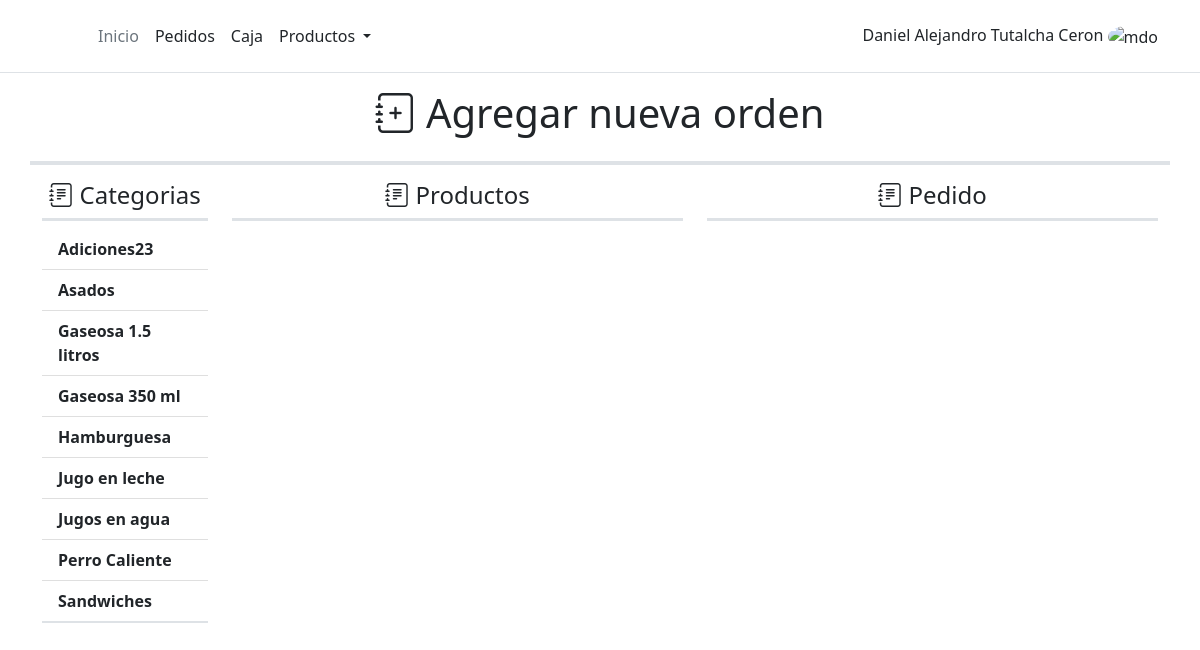
The page /order/create-order/4/ on the database as committed earlier.
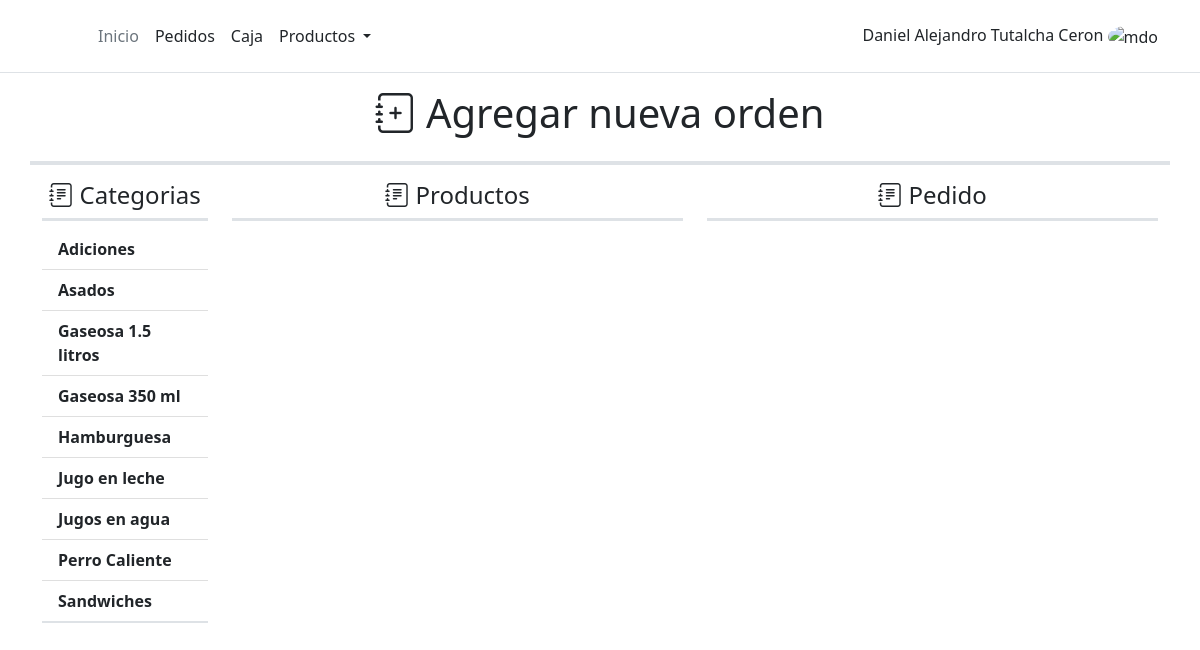
The same page on the database as committed later.
### product/models.py (models this page shows, shortened)
class Category(models.Model):
    name = models.CharField(max_length=100)
    description = models.TextField()
    work_section = models.ForeignKey(Work_Section, on_delete = models.PROTECT)
    status = models.BooleanField(default=True)
    created = models.DateTimeField(auto_now_add=True, verbose_name="Fecha de creación")
    updated = models.DateTimeField(auto_now=True, verbose_name="Fecha de edición")
    class Meta:
        ordering = ['name']

### work_order/views.py (the view)
# urls.py: path('create-order/<int:table>/',AddOrderView.as_view(), name='order'),
class AddOrderView(TemplateView):
    template_name = 'work_order/order.html'
    def get_context_data(self, **kwargs):
        context = super().get_context_data(**kwargs)
        context['categories'] = Category.objects.filter(status=True)
        return context

### work_order/templates/work_order/order.html (shortened to what this page needs)
{% extends "core/base.html" %}
{% load static%}
{% block content%}
<div class="row pb-3 border-4 border-bottom">
	<h1 class="text-center"><i class="bi bi-journal-plus"></i> Agregar nueva orden</h1>
</div>
<div class="row">
	<div class="col-lg-2 col-md-5 py-3">
		<div class="border-3 border-bottom">
			<h4 class="text-center"><i class="bi bi-journal-text"></i> Categorias</h4>
		</div>
		<div class="list-group list-group-flush mt-2 border-2 border-bottom" id="div_categories">
			{% for category in categories %}
			<button type="button" id="btn_categories_list_{{category.id}}" class="list-group-item list-group-item-action" onclick="list_product({{category.id}})"><b>{{category.name}}</b></button>
			{% endfor %}
		</div>
	</div>
	<div class="col-lg-5 col-md-7 py-3 ">
		<div class="border-3 border-bottom">
			<h4 class="text-center"><i class="bi bi-journal-text"></i> Productos</h4>
		</div>
	</div>
	<div class="col-lg-5 py-3">
		<div class="border-3 border-bottom">
			<h4 class="text-center"><i class="bi bi-journal-text"></i> Pedido</h4>
		</div>
	</div>
</div>
{% endblock%}

Rows that differ between the two databases and show on the page:
changed Category: name "Adiciones23" → "Adiciones"
